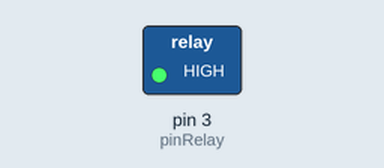
The sketch below on a simulated Arduino Uno, built with avr-gcc and run on an emulated ATmega328P. Shown: switched loads named in the sketch (green lamp = pin HIGH). Dashed ring = blinking.

Above: at 0.5 s.
Timing chart, 0 to 4.6 s (numbered marks = the images above):
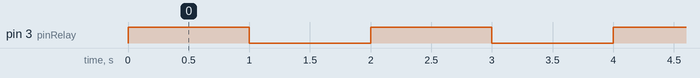

Measured:
- by itself, pin 3 (pinRelay): alternates HIGH for 1.0 s and LOW for 1.0 s

The sketch:

relay.ino
```cpp
int pinRelay = 3;

void setup(){
  pinMode(pinRelay,OUTPUT);
}

void loop(){
  digitalWrite(pinRelay,HIGH);
  delay(1000);

  digitalWrite(pinRelay,LOW);
  delay(1000);
}
/*
int pinRelay = 3; //管脚D3连接到继电器模块的信号脚  
  
void setup() {  
  pinMode(pinRelay, OUTPUT); //设置pinRelay脚为输出状态  
}  
  
void loop() {   
   digitalWrite(pinRelay, HIGH);//输出HIGH电平,继电器模块闭合  
   delay(5000); //等待5000毫秒  

   digitalWrite (pinRelay, LOW); //输出LOW电平,继电器模块断开  
   delay(8000); //等待8000毫秒  
}*/
```
